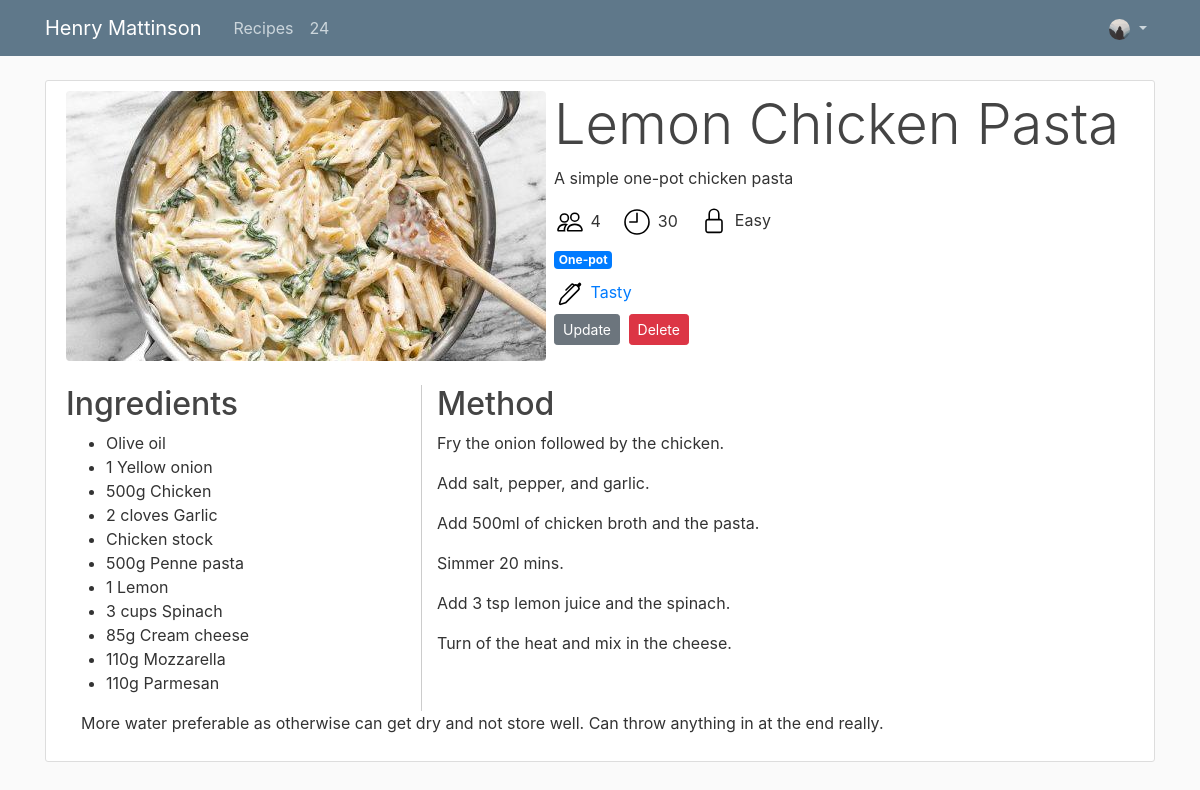
The app's page /recipe/1 (signed in) with its own data.
### website/models.py (models this page shows, shortened)
class User(db.Model, UserMixin):
    id = db.Column(db.Integer, primary_key=True)
    username = db.Column(db.String(20), unique=True, nullable=False)
    email = db.Column(db.String(120), unique=True, nullable=False)
    image_file = db.Column(db.String(20), nullable=False, default='default.jpg')
    password = db.Column(db.String(60), nullable=False)

class Recipe(db.Model):
    id = db.Column(db.Integer, primary_key=True)
    title = db.Column(db.String(100), nullable=False)
    description = db.Column(db.Text, nullable=False)
    image_file = db.Column(db.String(20), nullable=False, default='default.jpg')
    time = db.Column(db.Integer, nullable=False)
    people = db.Column(db.Integer, nullable=False)
    difficulty = db.Column(db.String(16), nullable=False)
    source_name = db.Column(db.String(100), nullable=False)
    source_link = db.Column(db.String(100), nullable=False)
    ingredients = db.Column(db.String, nullable=False)
    method = db.Column(db.Text, nullable=False)
    tags = db.Column(db.String, nullable=False)
    type = db.Column(db.String, nullable=False)
    notes = db.Column(db.Text, nullable=False)

### website/recipes/routes.py (the view)
@recipes.route("/recipe/<int:recipe_id>")
def recipe(recipe_id):
    recipe = Recipe.query.get_or_404(recipe_id)
    return render_template('recipe.html', title=recipe.title, recipe=recipe)

### website/models.py (called while the page is built)
@login_manager.user_loader
def load_user(user_id):
    return User.query.get(int(user_id))

### website/templates/recipe.html
{% extends "layout.html" %}
{% block content %}
<div class="content-section">
  <div id="summary" class="media">
      <img class="rounded mr-2"
            src={{url_for('static',filename='recipe_pics/' + recipe.image_file)}}>
      <div class="media-body">
        <h2 class="display-4">{{recipe.title}}</h2>
        <p>{{recipe.description}}</p>
        <div id="icons" class="mt-2">
            <img src="/static/icons/people.svg" alt="" width="32" height="32" title="Bootstrap">
            <span class="mr-3">{{recipe.people}}</span>
            <img src="/static/icons/clock.svg" alt="" width="32" height="32" title="Bootstrap">
            <span class="mr-3">{{recipe.time}}</span>
            <img src="/static/icons/lock.svg" alt="" width="32" height="32" title="Bootstrap">
            <span>{{recipe.difficulty}}</span>
        </div>
        <div id="tags" class="mt-2">
          {% for tag in recipe.tags.split(",")%}
            {% if tag=="Vegetarian" or tag=="Vegan" %}
              <span class="badge badge-success">{{tag}}</span>
            {% elif tag=="Spicy" %}
              <span class="badge badge-danger">{{tag}}</span>
            {% elif tag=="Hard Ingredients" %}
              <span class="badge badge-warning">{{tag}}</span>
            {% else %}
              <span class="badge badge-primary">{{tag}}</span>
            {% endif %}
          {% endfor %}
        </div>
        <div id="author" class="mt-2">
          <img src="/static/icons/pen.svg" alt="" width="32" height="32" title="Bootstrap">
          <span><a href="{{recipe.source_link}}">{{recipe.source_name}}</a></span>
        </div>
        <div>
          <a class="btn btn-secondary btn-sm mt-1 mb-1" href="{{ url_for('recipes.update_recipe', recipe_id=recipe.id) }}">Update</a>
          <button type="button" class="btn btn-danger btn-sm m-1" data-toggle="modal" data-target="#deleteModal">Delete</button>
        </div>
    </div>
  </div>
    <div class="container mt-4">
      <div class="row">
        <div class="col-4 pl-0" style="border-right: 1px solid #ccc">
          <h2>Ingredients</h2>
            <ul>
            {% for ingredient in recipe.ingredients.split('\r') %}
              <li>{{ingredient}}</li>
            {% endfor %}
            </ul>
        </div>
        <div class="col-8">
          <h2>Method</h2>
          {% for step in recipe.method.split('\r') %}
            <p>{{step}}<p>
          {% endfor %}
        </div>
      </div>
      {% for note in recipe.notes.split('\r') %}
        <p>{{note}}<p>
      {% endfor %}
    </div>
</div>
{% endblock content %}

### website/templates/layout.html (shortened to what this page needs)
<!DOCTYPE html>
<html>
<head>
    <link rel="stylesheet" href="https://maxcdn.bootstrapcdn.com/bootstrap/4.0.0/css/bootstrap.min.css">
    <link rel="stylesheet" type="text/css" href="{{ url_for('static', filename='main.css') }}">
</head>
<body>
    <header class="site-header">
      <nav class="navbar navbar-expand-md navbar-dark bg-steel fixed-top">
        <div class="container">
          <a class="navbar-brand mr-4" href="{{ url_for('main.home')}}">Henry Mattinson</a>
          <div class="collapse navbar-collapse" id="navbarToggle">
            <div class="navbar-nav mr-auto">
              <a class="nav-item nav-link" href="{{ url_for('recipes.all')}}">Recipes</a>
              <a class="nav-item nav-link" href="{{ url_for('card_solver.card_solver')}}">24</a>
            </div>
            <div class="navbar-nav">
              {% if current_user.is_authenticated %}
                <li class="nav-item dropdown">
                  <a class="nav-link dropdown-toggle" href="#" id="navbarDropdown" role="button" data-toggle="dropdown"  aria-haspopup="true" aria-expanded="false">
                    <img class="rounded-circle"
                          src="{{ url_for('static', filename='profile_pics/' + current_user.image_file) }}"
                          height="21">
                  </a>
                </li>
              {% else %}
                <a class="nav-item nav-link" href="{{ url_for('users.login')}}">Login</a>
                <a class="nav-item nav-link" href="{{ url_for('users.register')}}">Register</a>
              {% endif %}
            </div>
          </div>
        </div>
      </nav>
    </header>
    <main role="main" class="container">
      <div class="row">
        <div class="col-md-12">
          {% block content %}
          {% endblock %}
        </div>
      </div>
    </main>
</body>
</html>

### website/static/main.css (style rules this page uses)
body { background: #fafafa; color: #333333; margin-top: 5rem; }
h1, h2, h3, h4, h5, h6 { color: #444444; }
.bg-steel { background-color: #5f788a; }
.site-header .navbar-nav .nav-link { color: #cbd5db; }
.content-section { background: #ffffff; padding: 10px 20px; border: 1px solid #dddddd; border-radius: 3px; margin-bottom: 20px; }

### records on screen
User: image_file (placeholder picture)
Recipe: image_file (picture), title "Lemon Chicken Pasta", description "A simple one-pot chicken pasta", people "4", time "30", difficulty "Easy", tags "One-pot", source_name "Tasty", notes "More water preferable as otherwise can get dry and not store well. Can throw anything in at the end really."

### other values on screen
{{ ingredient }} "Olive oil" "1 Yellow onion" "500g Chicken" "2 cloves Garlic" "Chicken stock" "500g Penne pasta" "1 Lemon" "3 cups Spinach" "85g Cream cheese" "110g Mozzarella" "110g Parmesan"
{{ step }} "Fry the onion followed by the chicken." "Add salt, pepper, and garlic." "Add 500ml of chicken broth and the pasta." "Simmer 20 mins." "Add 3 tsp lemon juice and the spinach." "Turn of the heat and mix in the cheese."
